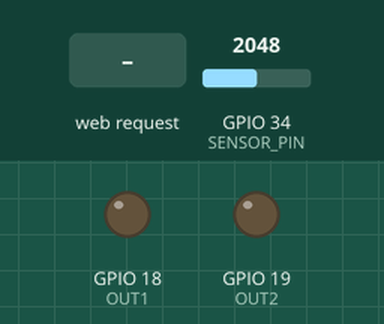
The sketch below on a simulated ESP32. On the bench: output pins drawn as LEDs (lit = HIGH). The inputs (shaded band) are chosen by the test bench; at power-on: GPIO 34 (SENSOR_PIN) = 2048. WiFi joins after 1.5 s; servers stay silent unless stated; what the sketch prints to the serial monitor is not drawn.

Above: at 2.7 s.
2.8 s: HTTP request GET /one/on received
At 3.2 s:
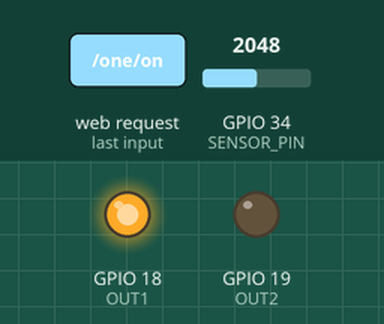
4.3 s: HTTP request GET /two/on received
At 5.5 s:
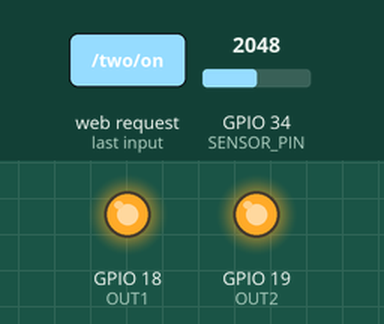
5.8 s: HTTP request GET /one/off received
At 6.6 s:
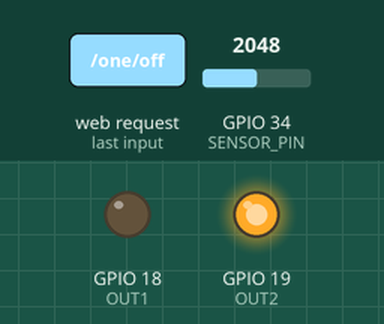
7.3 s: HTTP request GET /two/off received
At 7.8 s:
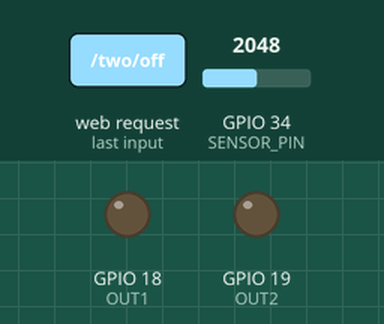
Timing chart, 0 to 9.8 s (numbered marks = the images above; inputs shaded):
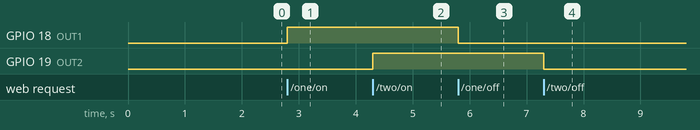

The sketch:

day_56_week_8_mini_project_home_control_panel.ino
```cpp
// Day 56: Local low-voltage home control panel.
// Use LEDs or low-voltage modules only. Do not connect mains appliances.
#include <WiFi.h>
#include <WebServer.h>
const char *SSID = "YOUR_WIFI_NAME";
const char *PASSWORD = "YOUR_WIFI_PASSWORD";
const int OUT1 = 18, OUT2 = 19, SENSOR_PIN = 34;
WebServer server(80);
String page() {
  String html = "<!doctype html><html><meta name='viewport' content='width=device-width,initial-scale=1'>"
    "<h1>ESP32 Control Panel</h1><p>Output 1: ";
  html += digitalRead(OUT1) ? "ON" : "OFF";
  html += "</p><a href='/one/on'>ON</a> | <a href='/one/off'>OFF</a><p>Output 2: ";
  html += digitalRead(OUT2) ? "ON" : "OFF";
  html += "</p><a href='/two/on'>ON</a> | <a href='/two/off'>OFF</a><p>ADC: ";
  html += String(analogRead(SENSOR_PIN)) + "</p></html>";
  return html;
}
void setup() {
  Serial.begin(115200);
  pinMode(OUT1, OUTPUT); pinMode(OUT2, OUTPUT);
  digitalWrite(OUT1, LOW); digitalWrite(OUT2, LOW);
  WiFi.begin(SSID, PASSWORD);
  unsigned long start=millis();
  while(WiFi.status()!=WL_CONNECTED && millis()-start<20000) delay(300);
  if(WiFi.status()!=WL_CONNECTED){Serial.println("WiFi failed");return;}
  server.on("/", [](){server.send(200,"text/html",page());});
  server.on("/one/on", [](){digitalWrite(OUT1,HIGH);server.send(200,"text/html",page());});
  server.on("/one/off", [](){digitalWrite(OUT1,LOW);server.send(200,"text/html",page());});
  server.on("/two/on", [](){digitalWrite(OUT2,HIGH);server.send(200,"text/html",page());});
  server.on("/two/off", [](){digitalWrite(OUT2,LOW);server.send(200,"text/html",page());});
  server.begin();
  Serial.print("Open http://"); Serial.println(WiFi.localIP());
}
void loop(){server.handleClient();}
```

Measured:
- after the input at 2.8 s, GPIO 18 (OUT1): LOW → HIGH at once
- after the input at 4.3 s, GPIO 19 (OUT2): LOW → HIGH at once
- after the input at 5.8 s, GPIO 18 (OUT1): HIGH → LOW at once
- after the input at 7.3 s, GPIO 19 (OUT2): HIGH → LOW at once
